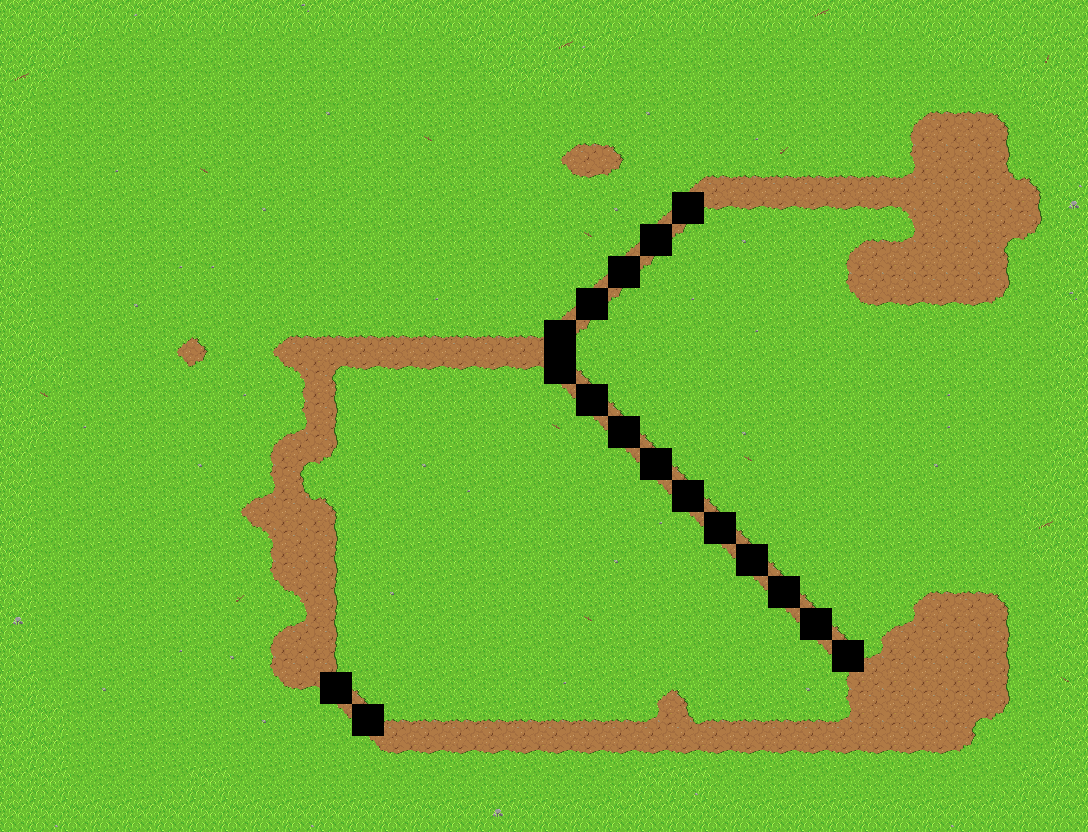

Rendered tile map (Tiled .tmx) drawn with the repository's tilesets; below, a short description and the map source with its tile grids summarised:
An orthogonal 34x26 tile map with 32x32 px tiles, 1 tile layer (Tile Layer 1).

<map version="1.2" tiledversion="1.2.5" orientation="orthogonal" renderorder="right-down" width="34" height="26" tilewidth="32" tileheight="32" infinite="0" nextlayerid="2" nextobjectid="1">
 <tileset firstgid="1" name="tileset_2" tilewidth="32" tileheight="32" tilecount="32" columns="8">
  <image source="../meadow tiles/tileset_2.png" width="256" height="128" />
 </tileset>
 <layer id="1" name="Tile Layer 1" width="34" height="26">
  <data>[884 cells, 884 non-empty, 32 distinct tile ids]</data>
 </layer>
</map>
